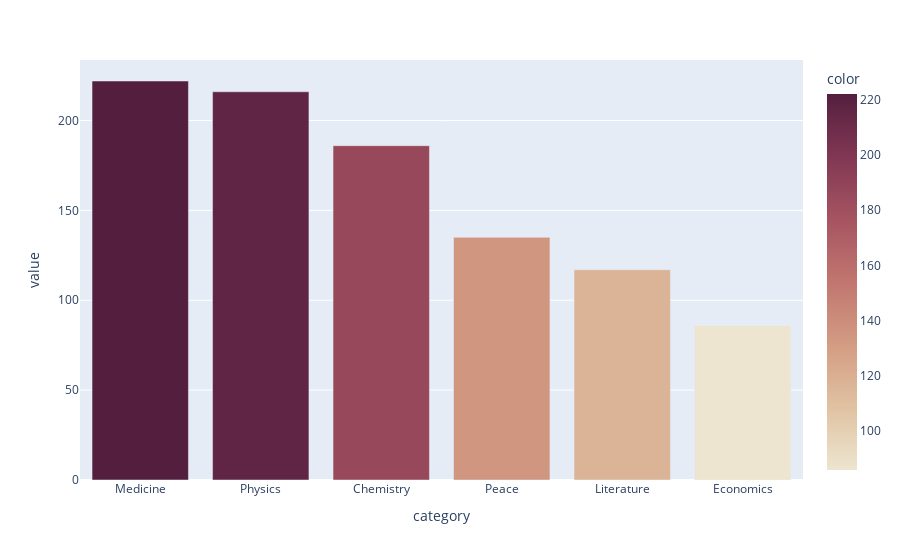

The notebook cell saved with this chart:
### Code cell
# Q2. Create a plotly bar chart with the number of prizes awarded by category.
award_per_category = df_data["category"].value_counts()

v_bar = px.bar(
    award_per_category,
    color=award_per_category.values,
    color_continuous_scale="Brwnyl",
)

v_bar.show()

### Figure 1 — Plotly figure (JSON) as saved in the notebook; plotly's stock layout.template omitted (floating-point values rounded to 4 significant figures)
{"data": [{"alignmentgroup": "True", "hovertemplate": "category=%{x}<br>value=%{y}<br>color=%{marker.color}<extra></extra>", "legendgroup": "", "marker": {"color": [222, 216, 186, 135, 117, 86], "coloraxis": "coloraxis", "pattern": {"shape": ""}}, "name": "", "offsetgroup": "", "orientation": "v", "showlegend": false, "textposition": "auto", "type": "bar", "x": ["Medicine", "Physics", "Chemistry", "Peace", "Literature", "Economics"], "xaxis": "x", "y": [222, 216, 186, 135, 117, 86], "yaxis": "y"}], "layout": {"barmode": "relative", "coloraxis": {"colorbar": {"title": {"text": "color"}}, "colorscale": [[0, "rgb(237, 229, 207)"], [0.1667, "rgb(224, 194, 162)"], [0.3333, "rgb(211, 156, 131)"], [0.5, "rgb(193, 118, 111)"], [0.6667, "rgb(166, 84, 97)"], [0.8333, "rgb(129, 55, 83)"], [1, "rgb(84, 31, 63)"]]}, "legend": {"tracegroupgap": 0}, "margin": {"t": 60}, "xaxis": {"anchor": "y", "domain": [0, 1], "title": {"text": "category"}}, "yaxis": {"anchor": "x", "domain": [0, 1], "title": {"text": "value"}}}}
